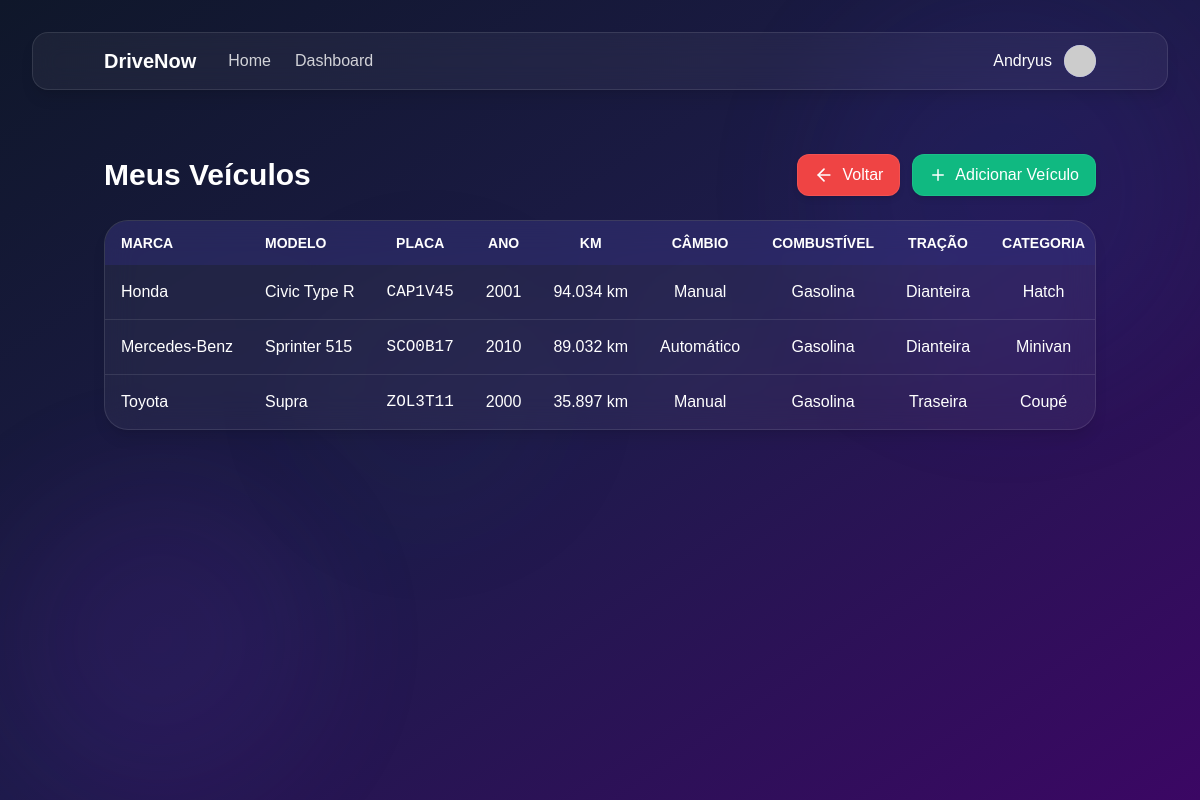
The app's page /drivenow/veiculo/veiculos.php (signed in) with its own data.
### tables this page shows
CREATE TABLE `veiculo` (
  `id` int(11) NOT NULL AUTO_INCREMENT,
  `local_id` int(11) DEFAULT NULL,
  `categoria_veiculo_id` int(11) DEFAULT NULL,
  `dono_id` int(11) DEFAULT NULL,
  `veiculo_marca` varchar(50) DEFAULT NULL,
  `veiculo_modelo` varchar(100) DEFAULT NULL,
  `veiculo_ano` int(11) DEFAULT NULL,
  `veiculo_km` int(11) DEFAULT NULL,
  `veiculo_placa` varchar(50) DEFAULT NULL,
  `veiculo_cambio` varchar(50) DEFAULT NULL,
  `veiculo_combustivel` varchar(50) DEFAULT NULL,
  `veiculo_portas` int(11) DEFAULT NULL,
  `veiculo_acentos` int(11) DEFAULT NULL,
  `veiculo_tracao` varchar(50) DEFAULT NULL,
  `disponivel` tinyint(1) DEFAULT 1 COMMENT '0=Indisponível, 1=Disponível',
  `preco_diaria` decimal(10,2) NOT NULL DEFAULT 150.00,
  `descricao` text DEFAULT NULL,
  `media_avaliacao` decimal(3,1) DEFAULT NULL,
  `total_avaliacoes` int(11) DEFAULT 0,
  PRIMARY KEY (`id`),
  KEY `local_id` (`local_id`),
  KEY `categoria_veiculo_id` (`categoria_veiculo_id`),
  KEY `dono_id` (`dono_id`)
);

CREATE TABLE `categoria_veiculo` (
  `id` int(11) NOT NULL AUTO_INCREMENT,
  `categoria` varchar(100) DEFAULT NULL,
  PRIMARY KEY (`id`)
);

### drivenow/includes/auth.php (called while the page is built, shortened)
<?php
function getUsuario() {
    return $_SESSION['usuario'] ?? null;
}
?>

### drivenow/veiculo/veiculos.php (the view, shortened to what this page needs)
<?php
require_once '../includes/auth.php';
$usuario = getUsuario();
global $pdo;
$stmt = $pdo->prepare("SELECT id FROM dono WHERE conta_usuario_id = ?");
$stmt->execute([$usuario['id']]);
$dono = $stmt->fetch();
if ($dono) {
    $stmt = $pdo->prepare("SELECT v.*, c.categoria, l.nome_local,
                          CASE WHEN v.disponivel IS NULL THEN 1 ELSE v.disponivel END as disponivel
                          FROM veiculo v
                          LEFT JOIN categoria_veiculo c ON v.categoria_veiculo_id = c.id
                          LEFT JOIN local l ON v.local_id = l.id
                          WHERE v.dono_id = ?
                          ORDER BY v.id DESC");
    $stmt->execute([$dono['id']]);
    $veiculos = $stmt->fetchAll();
} else {
    $veiculos = [];
}
?>
<!DOCTYPE html>
<html lang="pt-BR">
<head>
    <script src="https://cdn.tailwindcss.com"></script>
</head>
<body class="min-h-screen bg-gradient-to-br from-slate-900 via-indigo-950 to-purple-950 text-white p-4 md:p-8 overflow-x-hidden">
    <div class="fixed bottom-0 left-0 w-80 h-80 rounded-full bg-purple-700 opacity-10 blur-3xl -z-10 animate-pulse animate-pulse-20s"></div>
    <div class="fixed top-1/3 left-1/4 w-64 h-64 rounded-full bg-slate-700 opacity-5 blur-3xl -z-10 animate-pulse animate-pulse-25s"></div>
    <header class="backdrop-blur-md bg-white/5 border subtle-border rounded-2xl mb-8 shadow-lg overflow-hidden">
        <div class="container mx-auto px-4 py-3">
            <div class="flex justify-between items-center">
                <div class="flex items-center">
                    <h1 class="text-xl font-bold text-white mr-8">DriveNow</h1>
                    <nav class="hidden md:flex space-x-6">
                        <a href="../index.php" class="text-white/80 hover:text-white transition-colors">Home</a>
                        <a href="../vboard.php" class="text-white/80 hover:text-white transition-colors">Dashboard</a>
                    </nav>
                </div>
                <div class="flex items-center gap-3">
                    <span class="text-white hidden md:inline"><?= htmlspecialchars($usuario['primeiro_nome']) ?></span>
                    <div class="relative h-8 w-8 transition-transform hover:scale-110 rounded-full flex items-center justify-center bg-indigo-500 text-white overflow-hidden">
                        <?php if (isset($usuario['foto_perfil']) && !empty($usuario['foto_perfil'])): ?>
                            <img src="<?= htmlspecialchars($usuario['foto_perfil']) ?>" alt="Foto de Perfil" class="h-full w-full object-cover">
                        <?php else: ?>
                            <img src="https://api.dicebear.com/7.x/initials/svg?seed=<?= urlencode($usuario['primeiro_nome']) ?>&backgroundColor=818cf8&textColor=ffffff&fontSize=40" alt="Usuário" class="h-full w-full object-cover">
                        <?php endif; ?>
                    </div>
                </div>
            </div>
        </div>
    </header>
    <main class="container mx-auto">
        <div class="container mx-auto px-4 py-8">
            <div class="flex flex-col md:flex-row justify-between items-center mb-6">
                <h2 class="text-2xl md:text-3xl font-bold text-white mb-4 md:mb-0">Meus Veículos</h2>
                <?php if ($dono): ?>
                    <div class="flex gap-3">
                        <a href="../vboard.php" class="bg-red-500 hover:bg-red-600 text-white rounded-xl transition-colors border border-red-400/30 px-4 py-2 font-medium shadow-md hover:shadow-lg flex items-center">
                            <svg xmlns="http://www.w3.org/2000/svg" width="24" height="24" viewBox="0 0 24 24" fill="none" stroke="currentColor" stroke-width="2" stroke-linecap="round" stroke-linejoin="round" class="h-5 w-5 mr-2">
                                <path d="m12 19-7-7 7-7"></path>
                                <path d="M19 12H5"></path>
                            </svg>
                            <span>Voltar</span>
                        </a>
                        <button onclick="openVeiculoModal()" class="bg-emerald-500 hover:bg-emerald-600 text-white rounded-xl transition-colors border border-emerald-400/30 px-4 py-2 font-medium shadow-md hover:shadow-lg flex items-center">
                            <svg xmlns="http://www.w3.org/2000/svg" width="18" height="18" viewBox="0 0 24 24" fill="none" stroke="currentColor" stroke-width="2" stroke-linecap="round" stroke-linejoin="round" class="mr-2">
                                <line x1="12" y1="5" x2="12" y2="19"></line>
                                <line x1="5" y1="12" x2="19" y2="12"></line>
                            </svg>
                            Adicionar Veículo
                        </button>
                    </div>
                <?php endif; ?>
            </div>
            <?php if (empty($veiculos)): ?>
                <div class="backdrop-blur-lg bg-indigo-500/20 border border-indigo-400/30 text-white px-6 py-4 rounded-xl mb-6">
                    <?php if ($dono): ?>
                        <p class="flex items-center">
                            <svg xmlns="http://www.w3.org/2000/svg" width="20" height="20" viewBox="0 0 24 24" fill="none" stroke="currentColor" stroke-width="2" stroke-linecap="round" stroke-linejoin="round" class="mr-2">
                                <circle cx="12" cy="12" r="10"></circle>
                                <line x1="12" y1="16" x2="12" y2="12"></line>
                                <line x1="12" y1="8" x2="12.01" y2="8"></line>
                            </svg>
                            Você ainda não possui veículos cadastrados.
                        </p>
                    <?php else: ?>
                        <p class="flex items-center">
                            <svg xmlns="http://www.w3.org/2000/svg" width="20" height="20" viewBox="0 0 24 24" fill="none" stroke="currentColor" stroke-width="2" stroke-linecap="round" stroke-linejoin="round" class="mr-2">
                                <circle cx="12" cy="12" r="10"></circle>
                                <line x1="12" y1="16" x2="12" y2="12"></line>
                                <line x1="12" y1="8" x2="12.01" y2="8"></line>
                            </svg>
                            Você não é registrado como proprietário de veículos.
                        </p>
                    <?php endif; ?>
                </div>
            <?php else: ?>
                <div class="overflow-x-auto backdrop-blur-lg bg-white/5 border subtle-border rounded-3xl shadow-lg">
                    <table class="w-full min-w-max">
                        <thead>
                            <tr class="bg-indigo-900/40 text-white text-sm uppercase">
                                <th class="px-4 py-3 text-left">Marca</th>
                                <th class="px-4 py-3 text-left">Modelo</th>
                                <th class="px-4 py-3 text-center">Placa</th>
                                <th class="px-4 py-3 text-center">Ano</th>
                                <th class="px-4 py-3 text-center">KM</th>
                                <th class="px-4 py-3 text-center">Câmbio</th>
                                <th class="px-4 py-3 text-center">Combustível</th>
                                <th class="px-4 py-3 text-center">Tração</th>
                                <th class="px-4 py-3 text-center">Categoria</th>
                            </tr>
                        </thead>
                        <tbody class="divide-y divide-white/10">
                            <?php foreach ($veiculos as $veiculo):
                            ?>
                                <tr class="hover:bg-white/5 transition-colors text-white">
                                    <td class="px-4 py-3 text-left"><?= htmlspecialchars($veiculo['veiculo_marca']) ?></td>
                                    <td class="px-4 py-3 text-left"><?= htmlspecialchars($veiculo['veiculo_modelo']) ?></td>
                                    <td class="px-4 py-3 text-center font-mono"><?= htmlspecialchars($veiculo['veiculo_placa']) ?></td>
                                    <td class="px-4 py-3 text-center"><?= htmlspecialchars($veiculo['veiculo_ano']) ?></td>
                                    <td class="px-4 py-3 text-center"><?= $veiculo['veiculo_km'] ? number_format($veiculo['veiculo_km'], 0, ',', '.') . ' km' : '-' ?></td>
                                    <td class="px-4 py-3 text-center"><?= htmlspecialchars($veiculo['veiculo_cambio']) ?></td>
                                    <td class="px-4 py-3 text-center"><?= htmlspecialchars($veiculo['veiculo_combustivel']) ?></td>
                                    <td class="px-4 py-3 text-center"><?= htmlspecialchars($veiculo['veiculo_tracao']) ?></td>
                                    <td class="px-4 py-3 text-center"><?= htmlspecialchars($veiculo['categoria'] ?? '-') ?></td>
                                </tr>
                            <?php endforeach; ?>
                        </tbody>
                    </table>
                </div>
            <?php endif; ?>
        </div>
    </main>
</body>
</html>

### drivenow/veiculo/veiculos.php (style rules this page uses)
body { font-family: sans-serif; }
.animate-pulse-20s { animation-duration: 20s; }
.animate-pulse-25s { animation-duration: 25s; }
.subtle-border { border-color: rgba(255, 255, 255, 0.1); }

### records on screen
veiculo: veiculo_marca "Honda", veiculo_modelo "Civic Type R", veiculo_placa "CAP1V45", veiculo_ano "2001", veiculo_km "94.034", veiculo_cambio "Manual", veiculo_combustivel "Gasolina", veiculo_tracao "Dianteira", categoria_veiculo.categoria "Hatch"
veiculo: veiculo_marca "Mercedes-Benz", veiculo_modelo "Sprinter 515", veiculo_placa "SCO0B17", veiculo_ano "2010", veiculo_km "89.032", veiculo_cambio "Automático", veiculo_combustivel "Gasolina", veiculo_tracao "Dianteira", categoria_veiculo.categoria "Minivan"
veiculo: veiculo_marca "Toyota", veiculo_modelo "Supra", veiculo_placa "ZOL3T11", veiculo_ano "2000", veiculo_km "35.897", veiculo_cambio "Manual", veiculo_combustivel "Gasolina", veiculo_tracao "Traseira", categoria_veiculo.categoria "Coupé"

### other values on screen
$usuario['primeiro_nome'] "Andryus"
